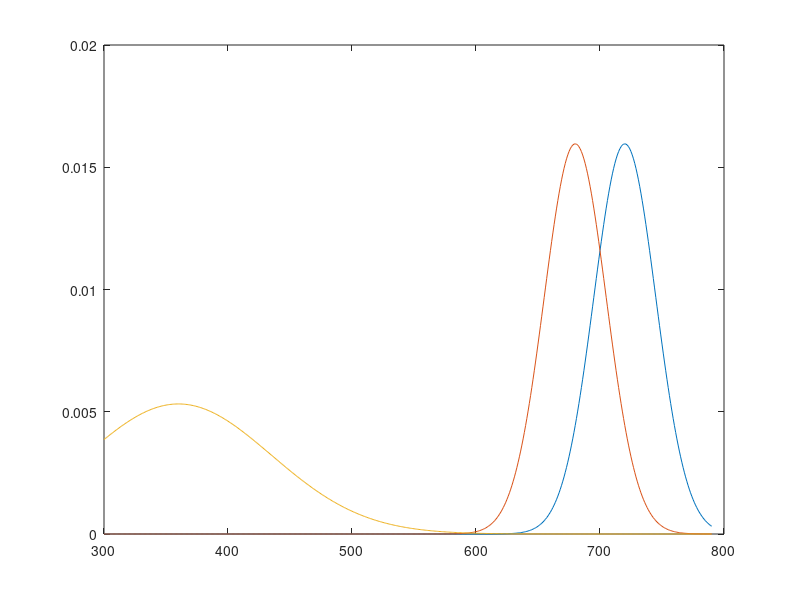
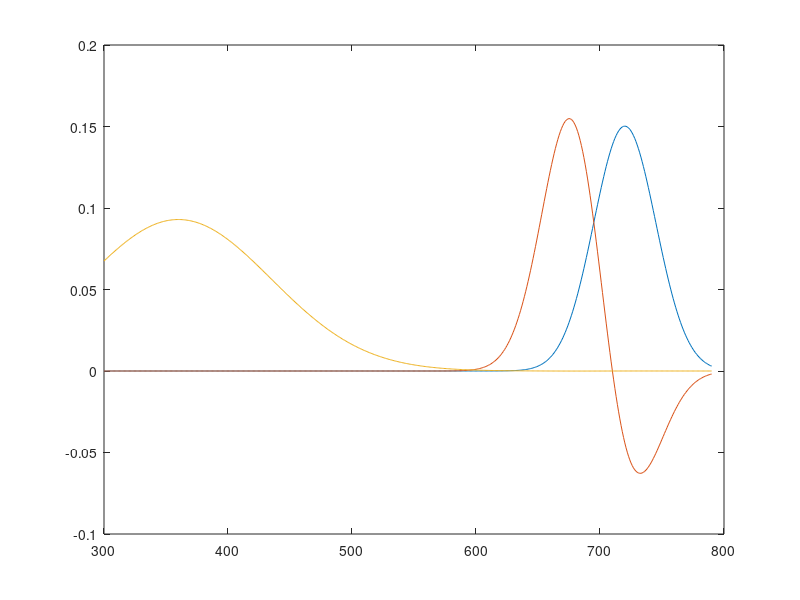

Here is the MATLAB script that generated these plots, in order: (Note: this script raises an error after producing the figures.)
# Load the spectral power distributions

l = 300:1:790;

x = normpdf (l, 720, 25);
y = normpdf (l, 680, 25);
z = normpdf (l, 360, 75);

figure;
plot (l, x, l, y, l, z);

u = x / sqrt(trapz(l, x.*x));
v = y - trapz(l, y.*u)*u;
v = v / sqrt(trapz(v.*v));
w = z - trapz(l, z.*u)*u - trapz(l, z.*v)*v;
w = w / sqrt(trapz(l, w.*w));

figure;
plot (l, u, l, v, l, w);

img = imread("74.png");

[w, h, d] = size(img);

XYZ2RGB = [0.4124 0.3576 0.1805;
           0.2126 0.7152 0.0722;
           0.0193 0.1192 0.9505];

RGB2XYZ = [ 3.2406 -1.5372 -0.4986;
           -0.9689  1.8758  0.0415;
            0.0557 -0.2040  1.0570];

for j = 1:h
  for i = 1:w
    # convert rgb to xyz
    rgb = double(img(i,j,:) / 255);
    idx = (rgb <= 0.04045);
    xyz(idx)  = (rgb / 12.92)(idx);
    xyz(!idx) = (((rgb + 0.055)./(1.055)).^2.4)(!idx);
    
    xyz = XYZ2RGB * xyz(:);
    
    xyz(3) = 0;
    
    tmp = XYZ2RGB \ xyz;
    
    idx = tmp <= 0.0031308;
    rgb(idx) = (12.92*tmp)(idx);
    rgb(!idx) = (1.055*(tmp.^(1/2.4)) - 0.055)(!idx);
    
    urgb = uint8(rgb) * 255;
    urgb = min(urgb, ones(3)*255);
    urgb = max(urgb, zeros(3));
  endfor
endfor


imshow(img);